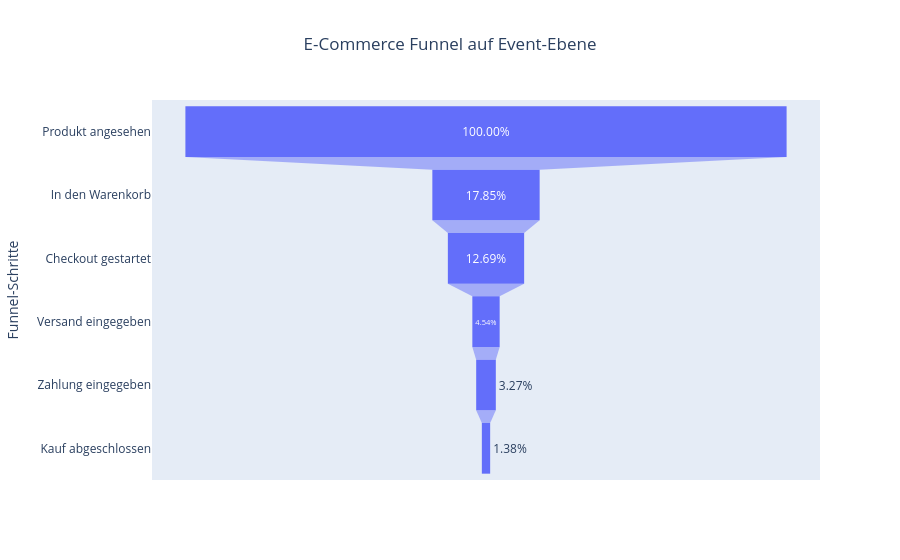

Notebook cell for this chart:
### Code cell
df_funnel_events['events_rel'] = df_funnel_events['events'] / df_funnel_events['events'].iloc[0] * 100

df_funnel_events['label'] = df_funnel_events['events_rel'].round(2).astype(str) + "%"

fig = px.funnel(df_funnel_events, y=df_funnel_events['event_name'].map(label_map), x='events_rel', title='E-Commerce Funnel auf Event-Ebene')

fig.update_traces(
    text=df_funnel_events['events_rel'].map(lambda x: f"{x:.2f}%"),
    textinfo="text" 
    
)

fig.update_layout(
    xaxis_title='Anteil der Nutzer in %',
    yaxis_title='Funnel-Schritte',
    title_x=0.5,    
)

fig.show()

### Figure 1 — Plotly figure (JSON) as saved in the notebook; plotly's stock layout.template omitted (floating-point values rounded to 4 significant figures)
{"data": [{"hovertemplate": "events_rel=%{x}<br>y=%{y}<extra></extra>", "legendgroup": "", "marker": {"color": "#636efa"}, "name": "", "orientation": "h", "showlegend": false, "text": ["100.00%", "17.85%", "12.69%", "4.54%", "3.27%", "1.38%"], "textinfo": "text", "type": "funnel", "x": [100.0, 17.85, 12.69, 4.544, 3.267, 1.384], "xaxis": "x", "y": ["Produkt angesehen", "In den Warenkorb", "Checkout gestartet", "Versand eingegeben", "Zahlung eingegeben", "Kauf abgeschlossen"], "yaxis": "y"}], "layout": {"legend": {"tracegroupgap": 0}, "title": {"text": "E-Commerce Funnel auf Event-Ebene", "x": 0.5}, "xaxis": {"anchor": "y", "domain": [0, 1], "title": {"text": "Anteil der Nutzer in %"}}, "yaxis": {"anchor": "x", "domain": [0, 1], "title": {"text": "Funnel-Schritte"}}}}
